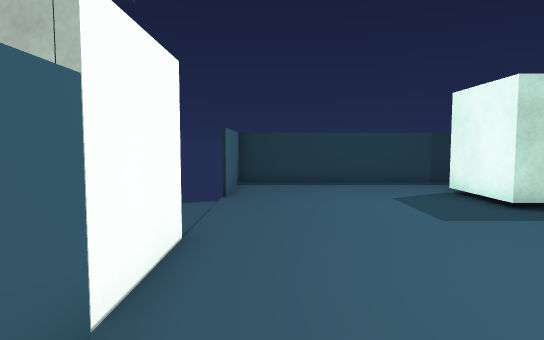
View 1 (above)

16 first-person views from a walk through a 3-D level made in the Unity game engine. The camera is 1.5 m above the floor, tilts 4° down and sees 75° across. Doors are open. The floor is counted in squares, 1 m on a side. Each view is taken from the middle of a square. On the plan, view 1 faces up. The plan holds only what a view shows up to about 16 squares ahead; the rest is blank. The place goes on beyond the plan. The player is left out. Some surface patterns are stand-ins.

View 2
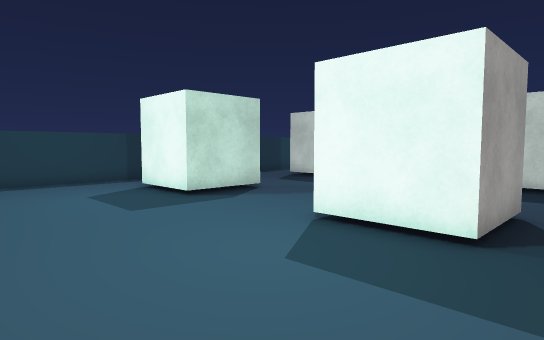

View 3
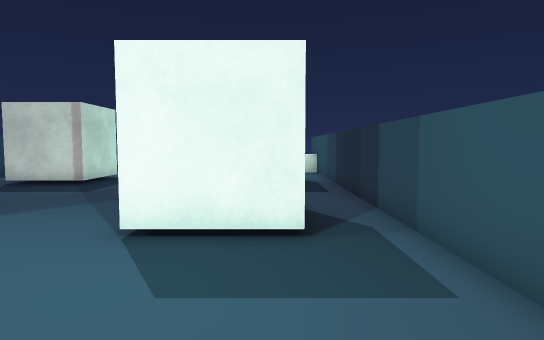

View 4
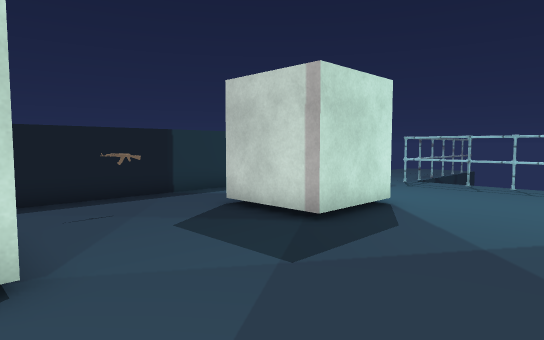

View 5
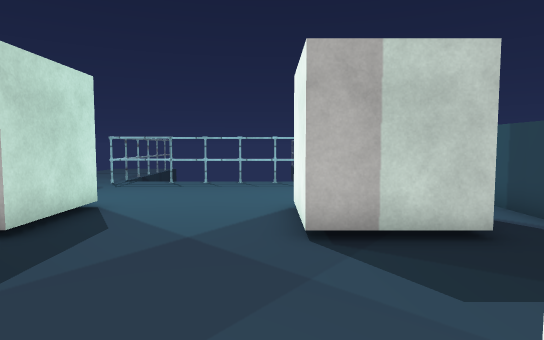

View 6
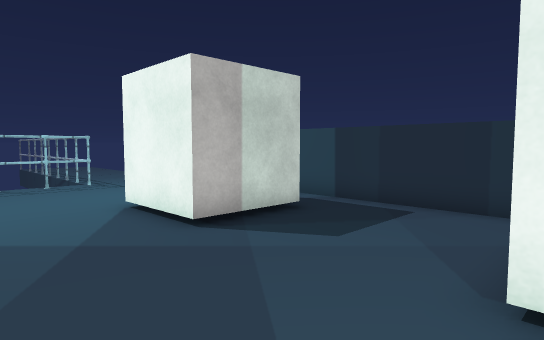

View 7
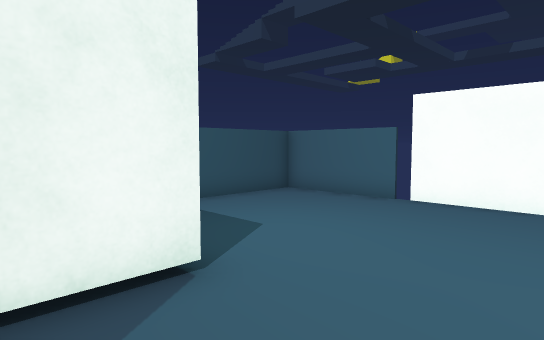

View 8
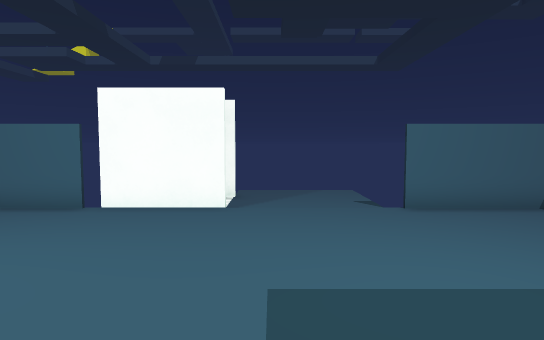

View 9
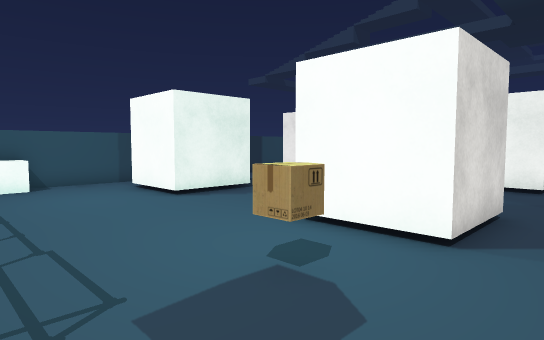

View 10
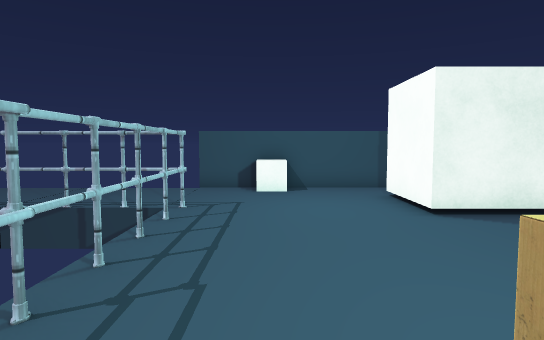

View 11
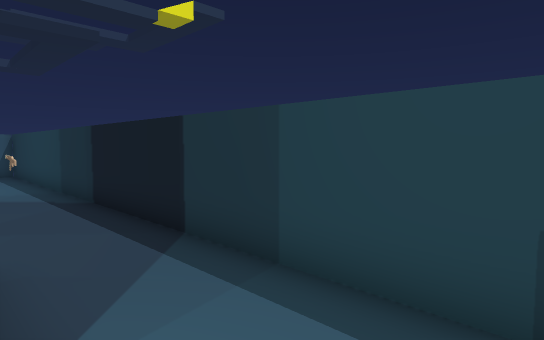

View 12
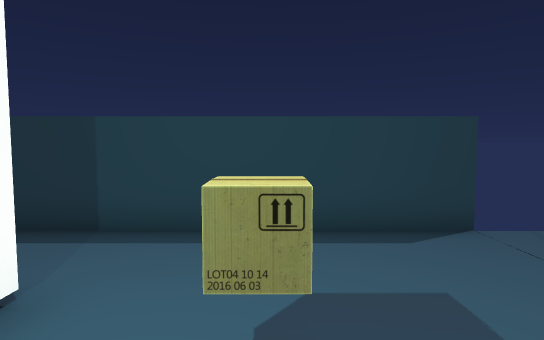

View 13
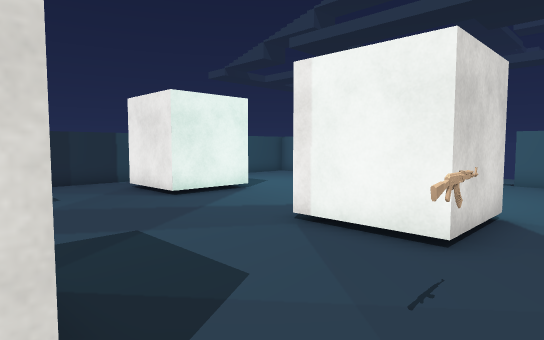

View 14
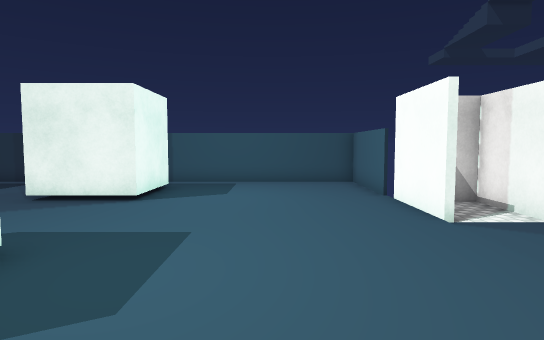

View 15
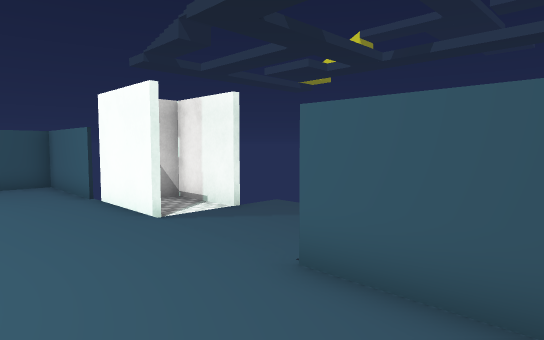

View 16
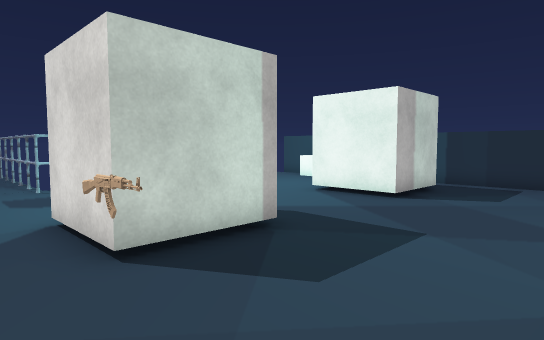

### Floor plan
Points are (right, up) in squares from view 1. A wall is a line through its corners. A room is listed if a view was taken in it or the views show most of it. See-through windows are left out.
Room 1 (views 1, 2, 3, 4, 5, 6, 7, 8, 9, 10, 11, 12, 13, 14, 15, 16)
walls: (8.7, 8.3) (5.7, 8.3) (5.7, 11.3) (8.7, 11.3) (8.7, 8.3); (8.7, 3.5) (8.7, 0.5) (5.7, 0.5) (5.7, 3.5) (8.7, 3.5); (13.6, 8.3) (13.6, 11.3) (16.6, 11.3) (16.6, 8.3) (13.6, 8.3); (13.6, 0.4) (13.6, 3.5) (16.6, 3.5) (16.6, 0.4); (-1.3, 2.6) (-1.3, -1.5) (22.5, -1.5); (22.5, 14.2) (-1.3, 14.2) (-1.3, 10.1)
objects: other object (-4, 3) to (-2, 6); rifle (11, 12); other object (19, 10); cube (20, -1); other object (22, 2); other object (22, 3); other object (22, 5); other object (22, 6); other object (22, 7); other object (22, 9)

Positions as (right, up) in squares from view 1, and headings:
1: (0, 0), facing up
2: (0, -1), facing up-right
3: (0, 1), facing right
4: (8, 4), facing up-right
5: (8, 4), facing right
6: (8, 7), facing down-right
7: (8, 7), facing down-left
8: (7, 7), facing left
9: (22, 13), facing down-left
10: (20, 11), facing down
11: (19, 11), facing up-left
12: (19, 8), facing up
13: (14, 13), facing down-left
14: (2, 13), facing down
15: (2, 13), facing down-left
16: (9, 13), facing down-right
